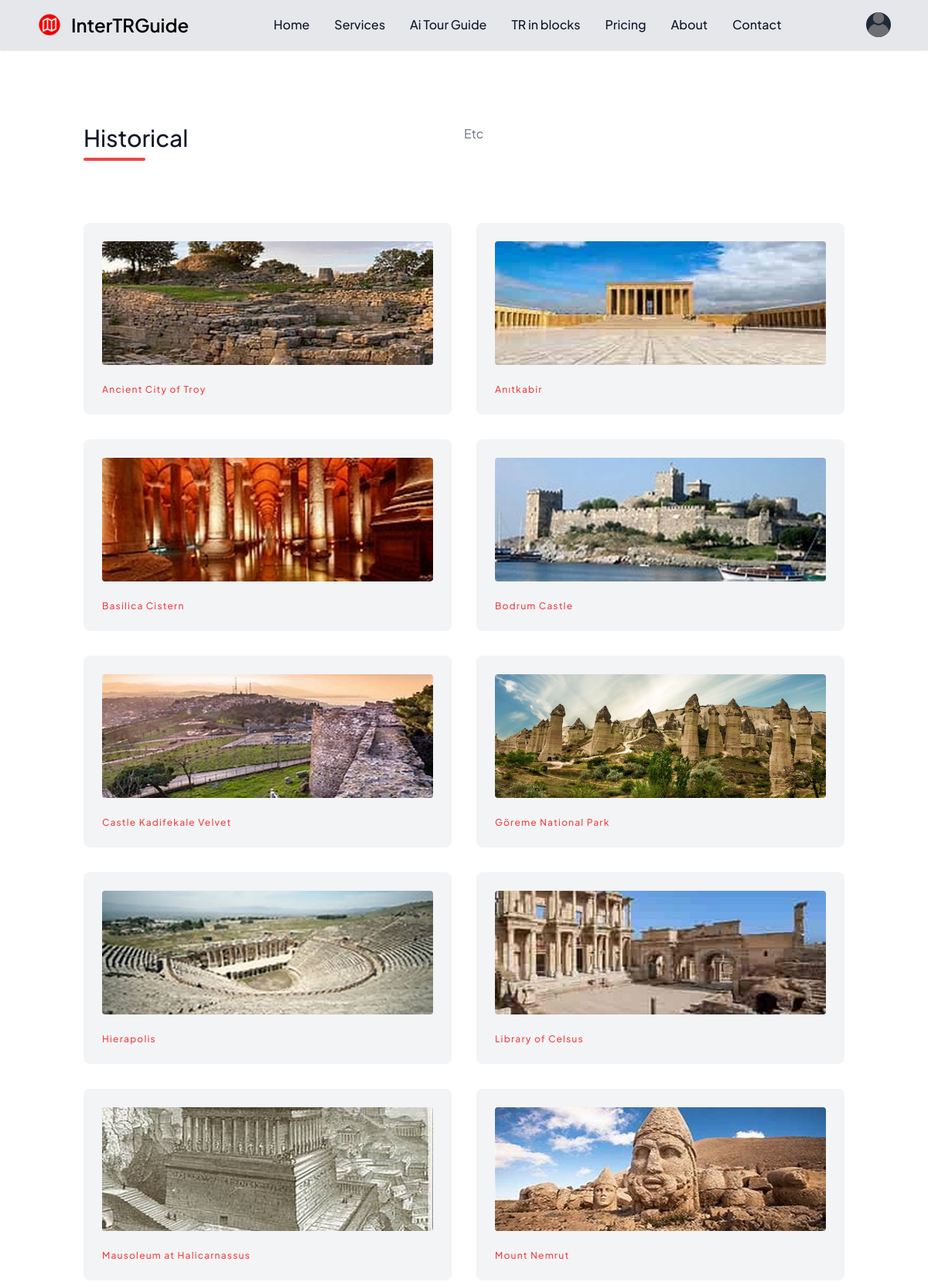
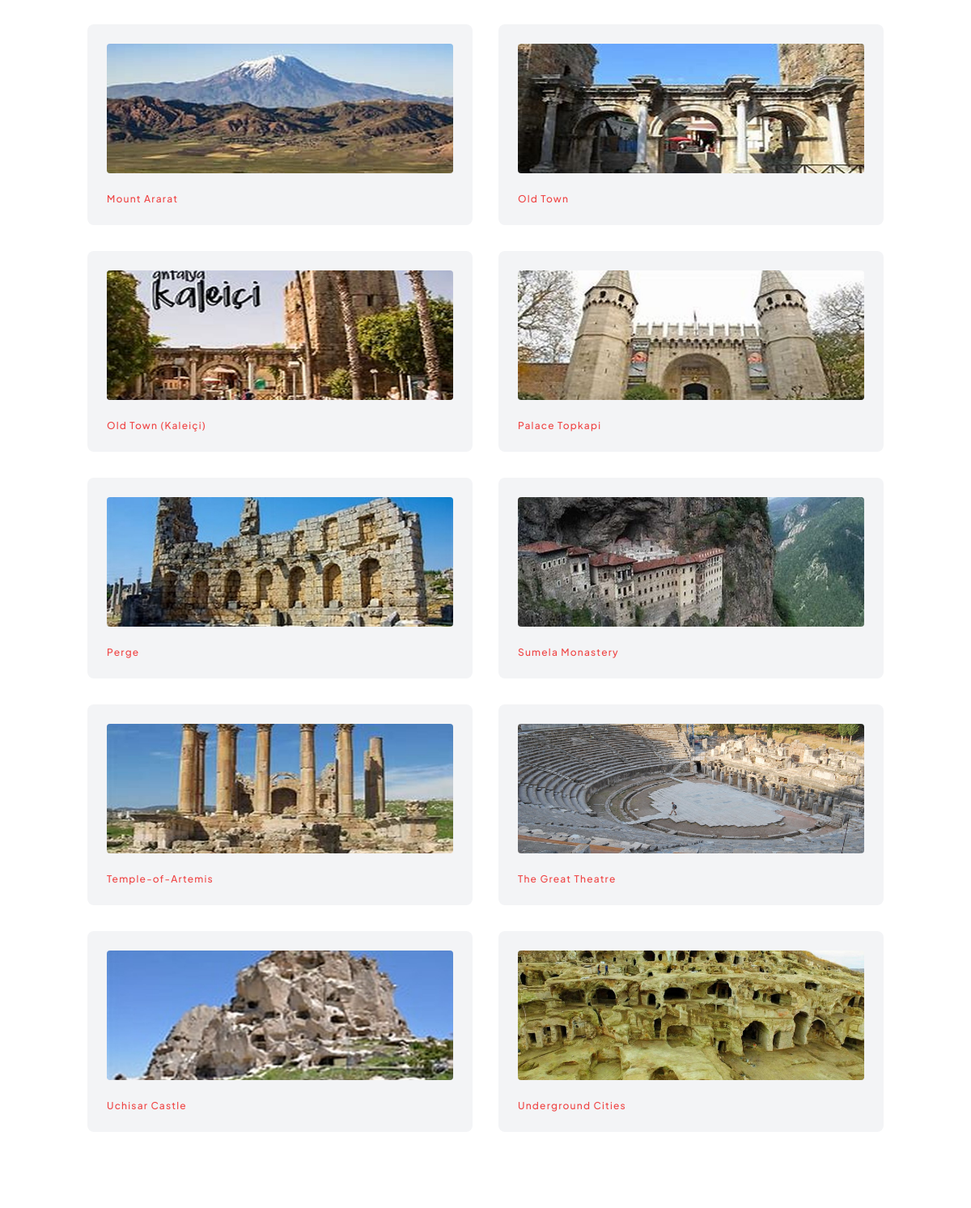
The app's page /category/4/ (upper part) with its own data (2 pictures, top to bottom).
### app/models.py (models this page shows, shortened)
class Category(models.Model):
    name = models.CharField(max_length=100)
    description = models.TextField()
    suggestion = models.TextField(default='Etc.')
    image = models.ImageField(upload_to='category_pics', default='default.png')

class Place(models.Model):
    name = models.CharField(max_length=100)
    image = models.ImageField(upload_to='place_pics', default='default.png')
    category = models.ForeignKey(Category, on_delete=models.CASCADE, related_name='places')
    location = models.CharField(max_length=100, default='Not located')

### app/views.py (the view)
# urls.py: path('category/<int:pk>/', views.category_detail, name='category_detail'),
def category_detail(request, pk):
    category = get_object_or_404(Category, pk=pk)
    places = Place.objects.filter(category=category)
    context = {
        'category': category,
        'places': places,
    }
    return render(request, 'category_detail.html', context)

### templates/category_detail.html (shortened to what this page needs)
{% extends "base.html" %}
{% block maincontent %}
<section class="text-gray-600 body-font">
  <div class="container px-5 py-24 mx-auto">
    <div class="flex flex-wrap w-full mb-20">
      <div class="lg:w-1/2 w-full mb-6 lg:mb-0">
        <h1 class="sm:text-3xl text-2xl font-medium title-font mb-2 text-gray-900">{{category.name|capfirst}}</h1>
        <div class="h-1 w-20 bg-red-500 rounded"></div>
      </div>
      <p class="lg:w-1/2 w-full leading-relaxed text-gray-500">{{category.description|capfirst}}</p>
    </div>
    <div class="flex flex-wrap -m-4 justify-center">
      {% for place in places %}
      <div class="xl:w-1/4 md:w-1/2 p-4">
        <a href="{% url 'place_detail' place.id %}">
        <div class="bg-gray-100 p-6 rounded-lg">
          <img class="h-40 rounded w-full object-cover object-center mb-6" src="{{place.image.url}}" alt="content">
          <h3 class="tracking-widest text-red-500 text-xs font-medium title-font">{{place.name|capfirst}}</h3>
        </div>
        </a>
      </div>
      {% endfor %}
    </div>
  </div>
</section>
{% endblock maincontent %}

### records on screen
Category: name "Historical", description "Etc"
Place: image (picture), name "Ancient City of Troy"
Place: image (picture), name "Anıtkabir"
Place: image (picture), name "Basilica Cistern"
Place: image (picture), name "Bodrum Castle"
Place: image (picture), name "Castle Kadifekale Velvet"
Place: image (picture), name "Göreme National Park"
Place: image (picture), name "Hierapolis"
Place: image (picture), name "Library of Celsus"
Place: image (picture), name "Mausoleum at Halicarnassus"
Place: image (picture), name "Mount Nemrut"
Place: image (picture), name "Mount Ararat"
Place: image (picture), name "Old Town"
Place: image (picture), name "Old Town (Kaleiçi)"
Place: image (picture), name "Palace Topkapi"
Place: image (picture), name "Perge"
Place: image (picture), name "Sumela Monastery"
Place: image (picture), name "Temple-of-Artemis"
Place: image (picture), name "The Great Theatre"
Place: image (picture), name "Uchisar Castle"
Place: image (picture), name "Underground Cities"
